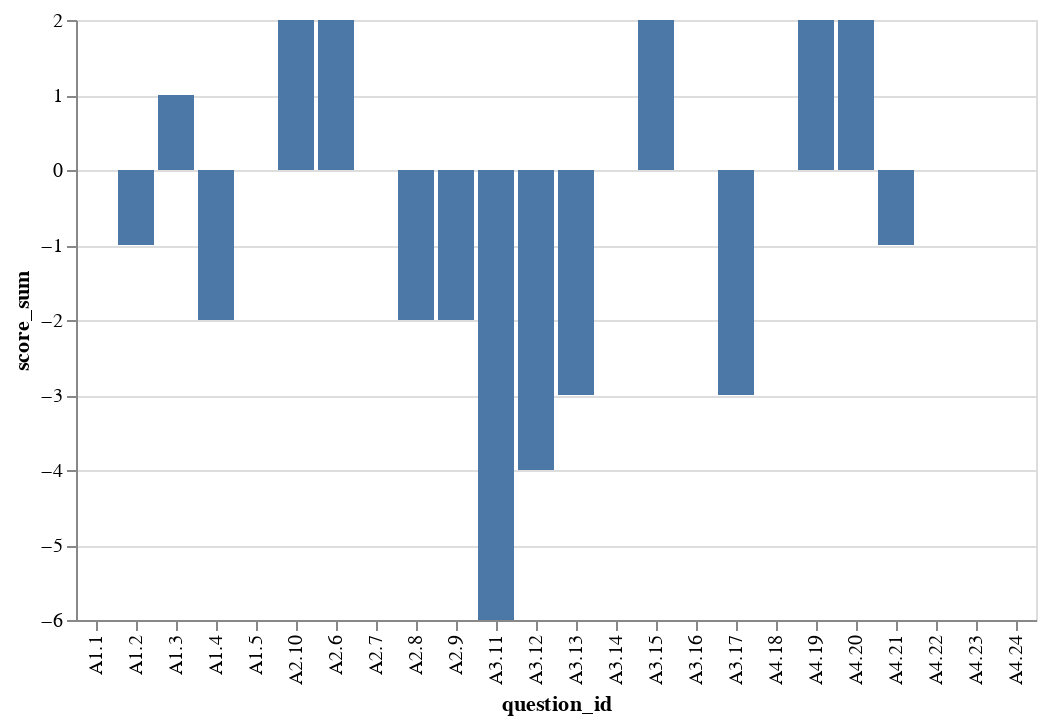

Here is the notebook cell this chart was saved with:
### Code cell
alt.Chart(df).mark_bar().encode(
    x="question_id",
    y="score_sum",
)

### Figure 1 — Vega-Lite specification as saved in the notebook (floating-point values rounded to 4 significant figures)
{"config": {"view": {"continuousWidth": 400, "continuousHeight": 300}}, "data": {"name": "data-f9b63d42d190b0504f7dbc4ce4c12166"}, "mark": "bar", "encoding": {"x": {"field": "question_id", "type": "nominal"}, "y": {"field": "score_sum", "type": "quantitative"}}, "$schema": "https://vega.github.io/schema/vega-lite/v4.17.0.json", "datasets": {"data-f9b63d42d190b0504f7dbc4ce4c12166": [{"section_id": "A1", "section_title": "Information About the Applicant", "question_id": "A1.1", "question_body": "Which of the answers below best describe the primary activity of the applicant?", "choices": [{"body": "Fulfill a government task", "score": 0.0}], "min_sum": -1.0, "max_sum": 1.0, "score_sum": 0.0}, {"section_id": "A1", "section_title": "Information About the Applicant", "question_id": "A1.2", "question_body": "Which of the answers below best describe the financial structure of the applicant’s organisation?", "choices": [{"body": "Largely financed by way of large donations (above 5000€ or equivalent per donation)", "score": -1.0}], "min_sum": -2.0, "max_sum": 1.0, "score_sum": -1.0}, {"section_id": "A1", "section_title": "Information About the Applicant", "question_id": "A1.3", "question_body": "Which of the answers below best describe the applicant’s public reporting requirements?", "choices": [{"body": "Annual non-public report on activities to the funder (or other entities)", "score": 1.0}], "min_sum": -1.0, "max_sum": 2.0, "score_sum": 1.0}, {"section_id": "A1", "section_title": "Information About the Applicant", "question_id": "A1.4", "question_body": "Which of the answers below best describe the applicant’s legal obligations to provide information to the public?", "choices": [{"body": "No legal options to compel disclosure of information about it data use activities to the public beyond civil or criminal proceedings", "score": -2.0}], "min_sum": -2.0, "max_sum": 2.0, "score_sum": -2.0}, {"section_id": "A1", "section_title": "Information About the Applicant", "question_id": "A1.5", "question_body": "Which of the answers below best describe the applicant’s track record in providing information about all its activities to the public?", "choices": [{"body": "None of the above (please specify)", "score": 0.0}], "min_sum": -2.0, "max_sum": 2.0, "score_sum": 0.0}, {"section_id": "A2", "section_title": "Benefits of the Applicant’s Activity", "question_id": "A2.6", "question_body": "Which of the answers below best describe the applicant’s motivation for data use?", "choices": [{"body": "Combat social and economic inequality", "score": 2.0}], "min_sum": 0.0, "max_sum": 4.0, "score_sum": 2.0}, {"section_id": "A2", "section_title": "Benefits of the Applicant’s Activity", "question_id": "A2.7", "question_body": "Which of the answers below best describe the main beneficiary of the applicant’s data use?", "choices": [{"body": "None of the above (please specify)", "score": 0.0}], "min_sum": -1.0, "max_sum": 2.0, "score_sum": 0.0}, {"section_id": "A2", "section_title": "Benefits of the Applicant’s Activity", "question_id": "A2.8", "question_body": "Which of the answers below best describe the applicant’s track record in increasing the benefits of the applicant’s data use in the Global South?", "choices": [{"body": "No track record of adjusting the data use to expand the range of beneficiaries in the Global South", "score": -2.0}], "min_sum": -2.0, "max_sum": 2.0, "score_sum": -2.0}, {"section_id": "A2", "section_title": "Benefits of the Applicant’s Activity", "question_id": "A2.9", "question_body": "Which of the answers below best describe the applicant’s track record in strengthening benefits of the applicant’s data use for groups that are granted additional protection by way of anti-discrimination law?", "choices": [{"body": "No track record of  strengthening benefits for groups that are granted additional protection by way of anti-discrimination law", "score": -2.0}], "min_sum": -2.0, "max_sum": 2.0, "score_sum": -2.0}, {"section_id": "A2", "section_title": "Benefits of the Applicant’s Activity", "question_id": "A2.10", "question_body": "Which of the answers below best describe the applicant’s data use’s benefits for future generations?", "choices": [{"body": "Benefits are likely to increase in the future", "score": 2.0}], "min_sum": 0.0, "max_sum": 3.0, "score_sum": 2.0}, {"section_id": "A3", "section_title": "Risks of the Applicant’s Activity", "question_id": "A3.11", "question_body": "Which of the answers below best describe risks entailed in the applicant’s data use?", "choices": [{"body": "Other (please specify)", "score": -3.0}, {"body": "Financial risk", "score": -3.0}, {"body": "None of the above", "score": 0.0}], "min_sum": -12.0, "max_sum": 0.0, "score_sum": -6.0}, {"section_id": "A3", "section_title": "Risks of the Applicant’s Activity", "question_id": "A3.12", "question_body": "Which of the answers below best describe effects of the applicant’s data use on the environment?", "choices": [{"body": "Environment is negatively impacted", "score": -4.0}], "min_sum": -4.0, "max_sum": 4.0, "score_sum": -4.0}, {"section_id": "A3", "section_title": "Risks of the Applicant’s Activity", "question_id": "A3.13", "question_body": "Which of the answers below best describe the relationship between the applicant’s data use and risks?", "choices": [{"body": "Risks stem directly from the applicant’s data use (direct cause)", "score": -3.0}], "min_sum": -3.0, "max_sum": 0.0, "score_sum": -3.0}, {"section_id": "A3", "section_title": "Risks of the Applicant’s Activity", "question_id": "A3.14", "question_body": "Which of the answers below best describe the risks for groups afforded special protection under the law (including, but not limited to, children, persons with disabilities, ethnic minorities, sexual minorities)?", "choices": [{"body": "Applicant’s data use entails no risk for groups afforded special protection under the law", "score": 0.0}], "min_sum": -5.0, "max_sum": 0.0, "score_sum": 0.0}, {"section_id": "A3", "section_title": "Risks of the Applicant’s Activity", "question_id": "A3.15", "question_body": "Which of the answers below best describe the applicant’s communication about risks of its data to the public?", "choices": [{"body": "Information about risks provided to the public prior to commencement of data use", "score": 2.0}], "min_sum": -2.0, "max_sum": 2.0, "score_sum": 2.0}, {"section_id": "A3", "section_title": "Risks of the Applicant’s Activity", "question_id": "A3.16", "question_body": "Which of the answers below best describe the risk of dual use?", "choices": [{"body": "Dual use is extremely unlikely", "score": 0.0}], "min_sum": -4.0, "max_sum": 0.0, "score_sum": 0.0}, {"section_id": "A3", "section_title": "Risks of the Applicant’s Activity", "question_id": "A3.17", "question_body": "Which of the answers below best describe the likelihood of a risk of dual use materializing and creating harm?", "choices": [{"body": "Likelihood of risks from dual use cannot be assessed", "score": -3.0}], "min_sum": -4.0, "max_sum": 0.0, "score_sum": -3.0}, {"section_id": "A4", "section_title": "Institutional Safeguards", "question_id": "A4.18", "question_body": "Which of the answers below best describe the applicant’s way of assessing risk?", "choices": [{"body": "Other, please specify", "score": 0.0}], "min_sum": -1.0, "max_sum": 1.0, "score_sum": 0.0}, {"section_id": "A4", "section_title": "Institutional Safeguards", "question_id": "A4.19", "question_body": "Which of the answers below best describe the applicant’s way of assessing risk?", "choices": [{"body": "Routine involvement of persons from outside the organisation", "score": 2.0}], "min_sum": -1.0, "max_sum": 2.0, "score_sum": 2.0}, {"section_id": "A4", "section_title": "Institutional Safeguards", "question_id": "A4.20", "question_body": "Which of the answers below best describe the status of findings from the risk assessment?", "choices": [{"body": "Findings are binding and cannot be overruled", "score": 2.0}], "min_sum": -3.0, "max_sum": 2.0, "score_sum": 2.0}, {"section_id": "A4", "section_title": "Institutional Safeguards", "question_id": "A4.21", "question_body": "Which of the answers below best describe the involvement of trained ethicists in the process of assessing risks?", "choices": [{"body": "Trained ethicists are not included in the risk assessment", "score": -1.0}], "min_sum": -1.0, "max_sum": 2.0, "score_sum": -1.0}, {"section_id": "A4", "section_title": "Institutional Safeguards", "question_id": "A4.22", "question_body": "Which of the answers below best describe the process of harm monitoring?", "choices": [{"body": "Harms monitored for a limited period during the data use and the deployment of the data use and the deployment of the product/service", "score": 0.0}], "min_sum": -1.0, "max_sum": 1.0, "score_sum": 0.0}, {"section_id": "A4", "section_title": "Institutional Safeguards", "question_id": "A4.23", "question_body": "Which of the answers below best describe the ability of the applicant to stop/reverse their activity, once unexpected harms occur?", "choices": [{"body": "Harm-causing activity Harms can be ended immediately", "score": 0.0}], "min_sum": -3.0, "max_sum": 0.0, "score_sum": 0.0}, {"section_id": "A4", "section_title": "Institutional Safeguards", "question_id": "A4.24", "question_body": "Which of the answers below best describe the remedies available to individuals?", "choices": [{"body": "Complaint procedure designed in an accessible manner", "score": 2.0}, {"body": "No complaint procedure in place", "score": -3.0}, {"body": "Complaint procedure can be initiated online", "score": 1.0}], "min_sum": -3.0, "max_sum": 5.0, "score_sum": 0.0}]}}
